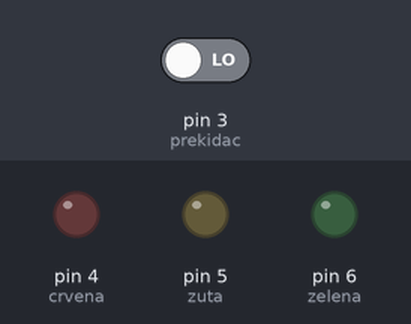
A sketch run on a simulated Arduino Uno, built with avr-gcc and run on an emulated ATmega328P. Shown: output pins drawn as LEDs (lit = HIGH). Inputs (shaded band) come from the test bench; at power-on: pin 3 (prekidac) LOW.

Above: at 13.9 s.
14.0 s: pin 3 (prekidac) driven HIGH
At 14.3 s:
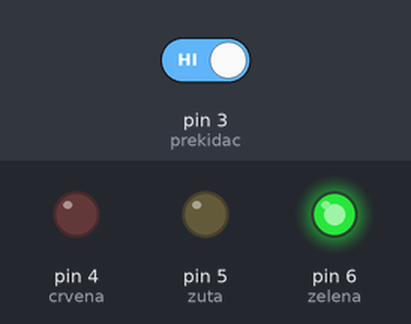
At 16.3 s:
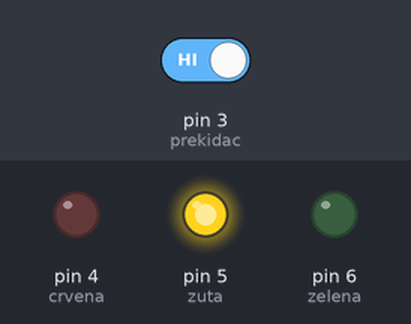
26.7 s: pin 3 (prekidac) driven LOW
At 27.8 s:
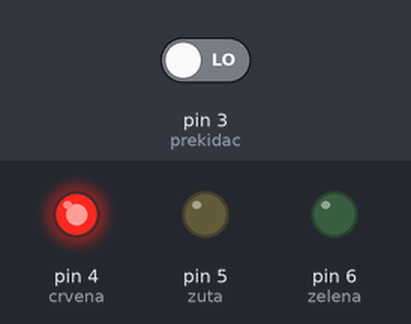
Timing chart, 0 to 45.5 s (numbered marks = the images above; inputs shaded):
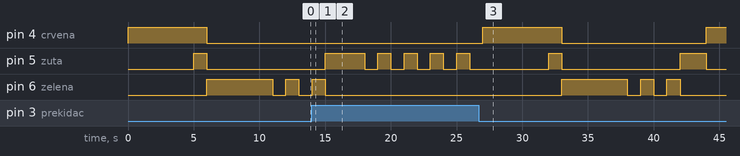

The sketch:

sketch.ino
```cpp
int crvena = 4;
int zuta = 5;
int zelena = 6;
int prekidac = 3;

void setup() {

  Serial.begin(9600);
  pinMode(crvena, OUTPUT);
  pinMode(zelena, OUTPUT);
  pinMode(zuta, OUTPUT);


}

void loop() {

  if (digitalRead(prekidac) == HIGH)
  {
     digitalWrite(crvena, LOW);
    digitalWrite(zelena, LOW);
    digitalWrite(zuta, HIGH);
    delay(1000);
    digitalWrite(zuta, LOW);
    delay(1000);
  }
  else
  {
    digitalWrite(crvena, HIGH);
    delay(5000);
    digitalWrite(crvena, HIGH);
    digitalWrite(zuta, HIGH);
    delay(1000);

    digitalWrite(zuta, LOW);
    digitalWrite(zelena, HIGH);
    digitalWrite(crvena, LOW);
    delay(5000);
    digitalWrite(zelena, LOW);
    delay(1000);
    digitalWrite(zelena, HIGH);
    delay(1000);
    digitalWrite(zelena, LOW);
    delay(1000);
    digitalWrite(zelena, HIGH);
    delay(1000);
    digitalWrite(zelena, LOW);
    digitalWrite(zuta, HIGH);
    delay(2000);
    digitalWrite(zuta, LOW);

  }
}
```

Measured:
- after the input at 14.0 s, pin 4 (crvena): stays LOW (without the input it goes to HIGH after 3.0 s); pin 6 (zelena): goes on until 15.0 s, then stays LOW
- after the input at 26.7 s, pin 4 (crvena): LOW → HIGH after 0.30 s, → LOW 6.0 s later, → HIGH 11.0 s later; pin 6 (zelena): LOW → HIGH after 6.3 s, then repeats every 2.0 s: LOW 1.0 s, HIGH 1.0 s, until it stays LOW from 42.0 s
